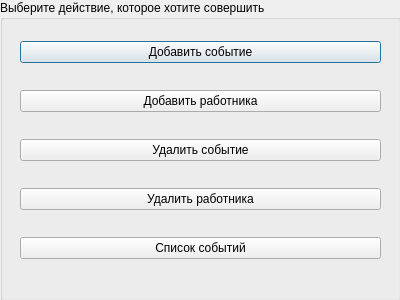
<?xml version="1.0" encoding="UTF-8"?>
<ui version="4.0">
 <class>chooseAction</class>
 <widget class="QDialog" name="chooseAction">
  <property name="geometry">
   <rect>
    <x>0</x>
    <y>0</y>
    <width>400</width>
    <height>300</height>
   </rect>
  </property>
  <property name="windowTitle">
   <string>Dialog</string>
  </property>
  <widget class="QGroupBox" name="groupBox">
   <property name="geometry">
    <rect>
     <x>0</x>
     <y>0</y>
     <width>401</width>
     <height>301</height>
    </rect>
   </property>
   <property name="title">
    <string>Выберите действие, которое хотите совершить</string>
   </property>
   <widget class="QWidget" name="layoutWidget">
    <property name="geometry">
     <rect>
      <x>20</x>
      <y>20</y>
      <width>361</width>
      <height>261</height>
     </rect>
    </property>
    <layout class="QVBoxLayout" name="verticalLayout">
     <item>
      <widget class="QPushButton" name="addEventButton">
       <property name="text">
        <string>Добавить событие</string>
       </property>
      </widget>
     </item>
     <item>
      <widget class="QPushButton" name="addEmployeeButton">
       <property name="text">
        <string>Добавить работника</string>
       </property>
      </widget>
     </item>
     <item>
      <widget class="QPushButton" name="deleteEventButton">
       <property name="text">
        <string>Удалить событие</string>
       </property>
      </widget>
     </item>
     <item>
      <widget class="QPushButton" name="deleteEmployeeButton">
       <property name="text">
        <string>Удалить работника</string>
       </property>
      </widget>
     </item>
     <item>
      <widget class="QPushButton" name="pushButton">
       <property name="text">
        <string>Список событий</string>
       </property>
      </widget>
     </item>
    </layout>
   </widget>
  </widget>
 </widget>
 <resources/>
 <connections/>
</ui>
